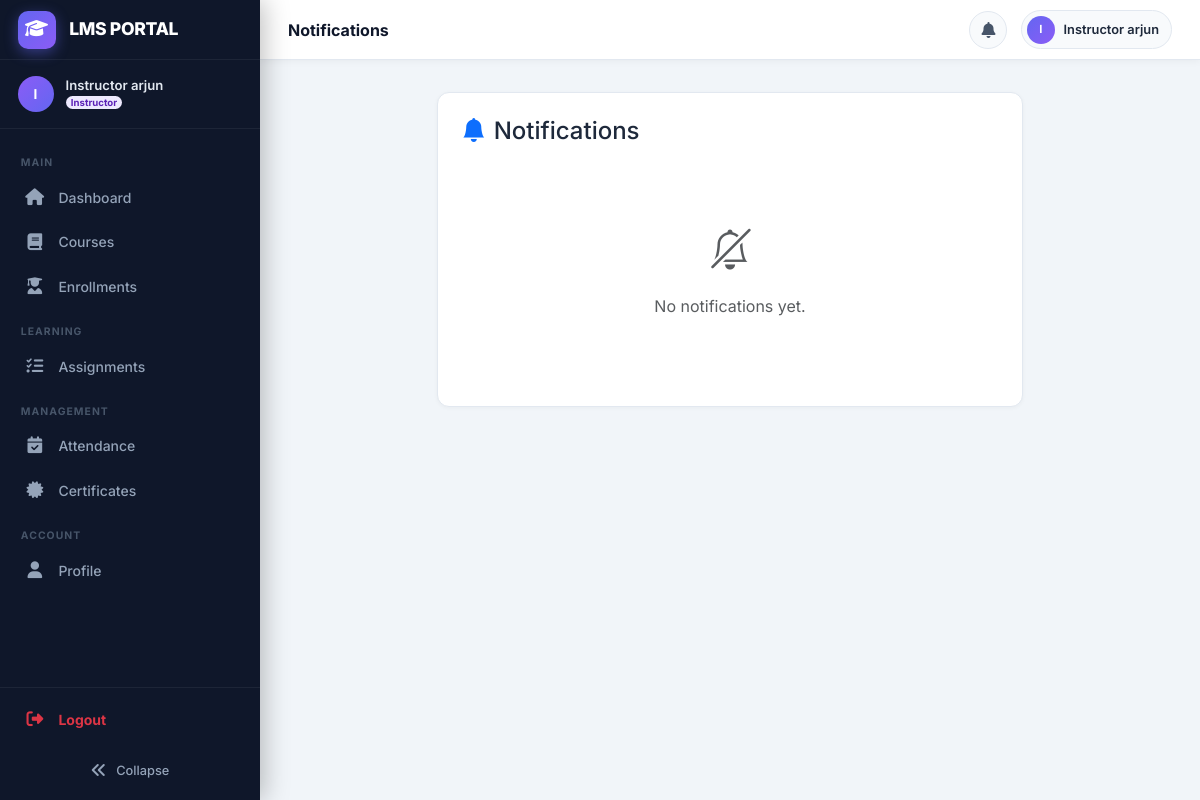
The app's page /notifications/ (signed in) with its own data.
### users/models.py (models this page shows, shortened)
class CustomUser(AbstractUser):
    class Role(models.TextChoices):
        ADMIN = 'admin', 'Admin'
        INSTRUCTOR = 'instructor', 'Instructor'
        STUDENT = 'student', 'Student'
    role = models.CharField(
        max_length=20,
        choices=Role.choices,
        default=Role.STUDENT,
    )
    phone = models.CharField(max_length=20, blank=True)
    profile_picture = models.ImageField(
        upload_to='profile_pictures/', blank=True, null=True
    )
    bio = models.TextField(blank=True)
    date_of_birth = models.DateField(null=True, blank=True)
    otp = models.CharField(max_length=6, blank=True, null=True)
    otp_expiry = models.DateTimeField(null=True, blank=True)
    class Meta:
        verbose_name = 'User'
        verbose_name_plural = 'Users'
    @property
    def is_admin_role(self):
        return self.role == self.Role.ADMIN
    @property
    def is_student(self):
        return self.role == self.Role.STUDENT

### notifications/views.py (the view)
# urls.py: path('', views.notification_list, name='list'),
@login_required
def notification_list(request):
    notifications = request.user.notifications.all()[:50]
    return render(request, 'notifications/list.html', {'notifications': notifications})

### notifications/templates/notifications/list.html (shortened to what this page needs)
{% extends 'base.html' %}
{% block content %}
<div class="row justify-content-center">
    <div class="col-md-8">
        <div class="page-card">
            <div class="d-flex justify-content-between align-items-center mb-4">
                <h4 class="mb-0">
                    <i class="bi bi-bell-fill text-primary me-2"></i>Notifications
                </h4>
            </div>
            {% if notifications %}
                <div class="list-group list-group-flush border rounded-3 overflow-hidden">
                    {% for n in notifications %}
                        <a href="{% url 'notifications:mark_read' n.pk %}"
                           class="list-group-item list-group-item-action p-4 border-bottom {% if not n.is_read %}bg-light border-start border-4 border-primary{% endif %}">
                            <div class="d-flex gap-3">
                                <div class="flex-shrink-0">
                                    <span class="badge rounded-circle p-3 bg-primary bg-opacity-10 text-primary fs-5">
                                        <i class="bi
                                            {% if n.notification_type == 'LIVE_CLASS_REMINDER' %}bi-camera-video
                                            {% elif n.notification_type == 'QUIZ_REMINDER' %}bi-question-circle
                                            {% elif n.notification_type == 'STREAK_REMINDER' %}bi-fire
                                            {% elif n.notification_type == 'NEW_LESSON' %}bi-journal-plus
                                            {% elif n.notification_type == 'CERTIFICATE_UNLOCKED' %}bi-award
                                            {% elif n.notification_type == 'PAYMENT_SUCCESS' %}bi-check-circle
                                            {% else %}bi-info-circle{% endif %}"></i>
                                    </span>
                                </div>
                                <div class="flex-grow-1">
                                    <div class="d-flex justify-content-between">
                                        <h6 class="mb-1 fw-bold">{{ n.title }}</h6>
                                        <small class="text-muted">{{ n.created_at|timesince }} ago</small>
                                    </div>
                                    <p class="mb-0 text-secondary">{{ n.message }}</p>
                                    {% if not n.is_read %}
                                        <span class="badge bg-primary rounded-pill mt-2">New</span>
                                    {% endif %}
                                </div>
                            </div>
                        </a>
                    {% endfor %}
                </div>
            {% else %}
                <div class="text-center py-5">
                    <i class="bi bi-bell-slash fs-1 text-muted"></i>
                    <p class="mt-3 text-muted">No notifications yet.</p>
                </div>
            {% endif %}
        </div>
    </div>
</div>
{% endblock %}

### templates/base.html (shortened to what this page needs)
<!DOCTYPE html>
<html lang="en">
<head>
  <link href="https://cdn.jsdelivr.net/npm/bootstrap@5.3.2/dist/css/bootstrap.min.css" rel="stylesheet" />
  <link href="https://cdn.jsdelivr.net/npm/bootstrap-icons@1.11.3/font/bootstrap-icons.css" rel="stylesheet" />
  <link rel="stylesheet" href="https://cdnjs.cloudflare.com/ajax/libs/font-awesome/6.5.0/css/all.min.css">
</head>
<body>
  {% if user.is_authenticated %}
  <nav class="sidebar" id="sidebar" role="navigation" aria-label="Main navigation">
    <a href="{% url 'users:dashboard' %}" class="sidebar-brand" tabindex="0">
      <div class="sidebar-brand-icon">
        <i class="fas fa-graduation-cap"></i>
      </div>
      <span class="sidebar-brand-text">LMS PORTAL</span>
    </a>
    <div class="sidebar-user">
      <div class="sidebar-user-avatar">
        {{ user.first_name|first|upper|default:user.username|first|upper }}
      </div>
      <div class="sidebar-user-info">
        <div class="sidebar-user-name">{{ user.get_full_name|default:user.username }}</div>
        <div class="sidebar-user-role">
          <span class="badge badge-role-{{ user.role }} rounded-pill" style="font-size:.6rem;padding:.2em .55em;">
            {{ user.get_role_display }}
          </span>
        </div>
      </div>
    </div>
    <div class="sidebar-content">
      <ul style="list-style:none;padding:0;margin:0;">
        <li class="sidebar-section">Main</li>
        <li class="sidebar-item">
          <a href="{% url 'users:dashboard' %}"
            class="sidebar-link {% if request.resolver_match.url_name == 'dashboard' %}sidebar-active{% endif %}"
            data-tooltip="Dashboard">
            <i class="fas fa-home sidebar-icon"></i>
            <span class="sidebar-label">Dashboard</span>
          </a>
        </li>
        <li class="sidebar-item">
          <a href="{% url 'courses:list' %}"
            class="sidebar-link {% if 'courses' in request.path and 'assignments' not in request.path %}sidebar-active{% endif %}"
            data-tooltip="Courses">
            <i class="fas fa-book sidebar-icon"></i>
            <span class="sidebar-label">Courses</span>
          </a>
        </li>
        <li class="sidebar-item">
          <a href="{% url 'enrollments:list' %}"
            class="sidebar-link {% if 'enrollments' in request.path %}sidebar-active{% endif %}"
            data-tooltip="Enrollments">
            <i class="fas fa-user-graduate sidebar-icon"></i>
            <span class="sidebar-label">Enrollments</span>
          </a>
        </li>
        <li class="sidebar-section">Learning</li>
        {% if user.role == 'instructor' or user.is_admin_role or user.is_superuser %}
        <li class="sidebar-item">
          <a href="{% url 'assignments:instructor_dashboard' %}"
            class="sidebar-link {% if 'assignments' in request.path %}sidebar-active{% endif %}"
            data-tooltip="Assignments">
            <i class="fas fa-tasks sidebar-icon"></i>
            <span class="sidebar-label">Assignments</span>
          </a>
        </li>
        {% endif %}
        {% if not user.is_student %}
        <li class="sidebar-section">Management</li>
        <li class="sidebar-item">
          <a href="{% url 'attendance:manage' %}"
            class="sidebar-link {% if 'attendance' in request.path %}sidebar-active{% endif %}"
            data-tooltip="Attendance">
            <i class="fas fa-calendar-check sidebar-icon"></i>
            <span class="sidebar-label">Attendance</span>
          </a>
        </li>
        <li class="sidebar-item">
          <a href="{% url 'certificates:list' %}"
            class="sidebar-link {% if 'certificates' in request.path %}sidebar-active{% endif %}"
            data-tooltip="Certificates">
            <i class="fas fa-certificate sidebar-icon"></i>
            <span class="sidebar-label">Certificates</span>
          </a>
        </li>
        {% endif %}
        <li class="sidebar-section">Account</li>
        <li class="sidebar-item">
          <a href="{% url 'users:profile' %}"
            class="sidebar-link {% if request.resolver_match.url_name == 'profile' %}sidebar-active{% endif %}"
            data-tooltip="Profile">
            <i class="fas fa-user sidebar-icon"></i>
            <span class="sidebar-label">Profile</span>
          </a>
        </li>
      </ul>
    </div>
    <div class="sidebar-footer">
      {% if request.user.is_authenticated %}
      <ul style="list-style:none;padding:0;margin:0 0 10px 0;">
        <li class="sidebar-item" style="padding:0;">
          <a href="{% url 'users:logout' %}" class="sidebar-link logout-link text-danger" data-tooltip="Logout">
            <i class="fas fa-sign-out-alt sidebar-icon text-danger"></i>
            <span class="sidebar-label fw-bold">Logout</span>
          </a>
        </li>
      </ul>
      {% endif %}
      <button id="sidebarCollapseBtn" title="Toggle sidebar">
        <i class="fas fa-angle-double-left"></i>
        <span class="sidebar-collapse-label">Collapse</span>
      </button>
    </div>
  </nav>
  <div id="main">
    <header id="topbar">
      <div class="topbar-left">
        <span class="topbar-title d-none d-md-block" id="topbarTitle"></span>
      </div>
      <div class="topbar-right">
        <div class="dropdown" id="notificationDropdown">
          <button class="notif-btn" type="button" data-bs-toggle="dropdown" aria-expanded="false"
            aria-label="Notifications">
            <i class="fas fa-bell"></i>
          </button>
        </div>
        <a href="{% url 'users:profile' %}" class="user-chip" title="My Profile">
          <div class="user-chip-avatar">
            {{ user.first_name|first|upper|default:user.username|first|upper }}
          </div>
          <span class="user-chip-name d-none d-sm-block">{{ user.get_full_name|default:user.username }}</span>
        </a>
      </div>
    </header>
    <div class="container-fluid px-4 pt-3">
    </div>
    <div class="container-fluid px-4 py-3 flex-grow-1">
      {% endif %}
      {% block content %}{% endblock %}
      {% if user.is_authenticated %}
    </div>
  </div>
  {% else %}
    {% if not no_container %}</div>{% endif %}
  {% endif %}
</body>
</html>

### records on screen
CustomUser: first_name|first "I", get_full_name "Instructor arjun", role "Instructor"
